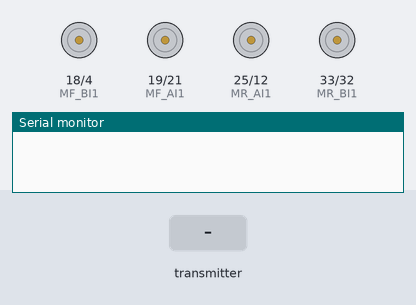
Bench run of a sketch on a simulated ESP32. Shown: motor-driver pin pairs drawn as motors (green arrow = first pin HIGH = forward, orange = second pin HIGH = backward, longer = more drive), the last lines printed to the serial monitor. The inputs (shaded band) are chosen by the test bench.

Above: at 2.2 s.
2.3 s: the transmitter starts sending pbSwitch = 1
At 2.7 s:
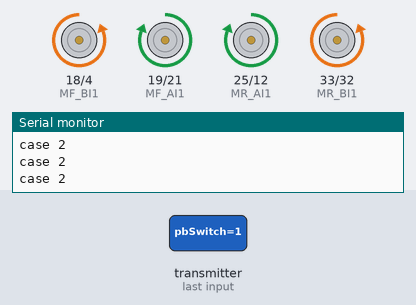
5.3 s: the transmitter starts sending xAxis = 2048
At 6.2 s:
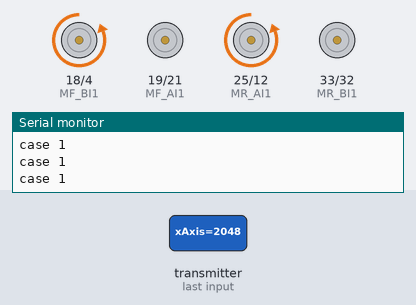
8.3 s: the transmitter starts sending yAxis = 4095
At 8.7 s:
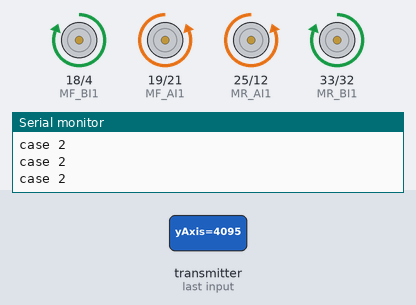
11.3 s: the transmitter starts sending xAxis = 1024
At 12.2 s:
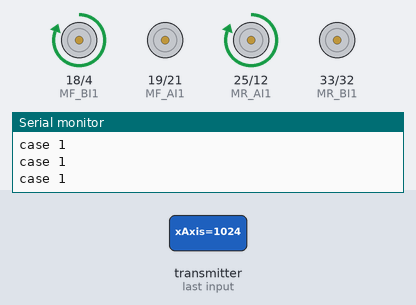
14.3 s: the transmitter starts sending xAxis = 4095
At 15.2 s:
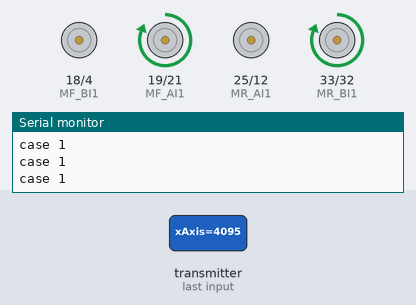
17.3 s: the transmitter starts sending xAxis = 0
At 17.7 s:
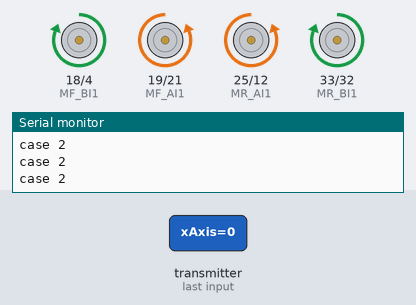
Timing chart, 0 to 21.3 s (numbered marks = the images above; inputs shaded):
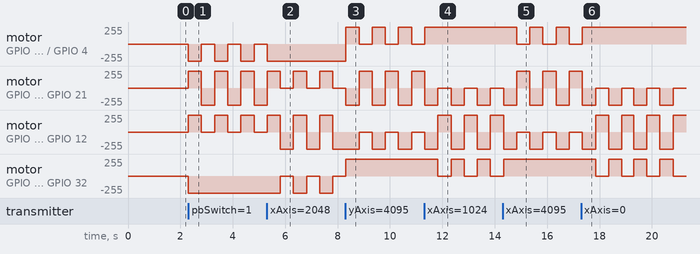

Measured:
- after the input at 2.3 s, motor on GPIO 18 (MF_BI1) / GPIO 4 (MF_BI2): alternates backward 255/255 for 0.50 s and stopped for 0.50 s, starting at once; motor on GPIO 19 (MF_AI1) / GPIO 21 (MF_AI2): alternates forward 255/255 for 0.50 s and backward 255/255 for 0.50 s, starting at once
- after the input at 5.3 s, motor on GPIO 18 (MF_BI1) / GPIO 4 (MF_BI2): goes on until 5.3 s, then stays backward 255/255; motor on GPIO 33 (MR_BI1) / GPIO 32 (MR_BI2): alternates backward 255/255 for 0.50 s and stopped for 0.50 s, starting after 0.51 s
- after the input at 8.3 s, motor on GPIO 18 (MF_BI1) / GPIO 4 (MF_BI2): alternates forward 255/255 for 0.50 s and stopped for 0.50 s, starting at once
- after the input at 11.3 s, motor on GPIO 18 (MF_BI1) / GPIO 4 (MF_BI2): goes on until 11.3 s, then stays forward 255/255; motor on GPIO 33 (MR_BI1) / GPIO 32 (MR_BI2): alternates forward 255/255 for 0.50 s and stopped for 0.50 s, starting after 0.53 s
- after the input at 14.3 s, motor on GPIO 18 (MF_BI1) / GPIO 4 (MF_BI2): alternates forward 255/255 for 0.50 s and stopped for 0.50 s, starting after 0.54 s; motor on GPIO 33 (MR_BI1) / GPIO 32 (MR_BI2): goes on until 14.3 s, then stays forward 255/255
- after the input at 17.3 s, motor on GPIO 18 (MF_BI1) / GPIO 4 (MF_BI2): goes on until 17.3 s, then stays forward 255/255; motor on GPIO 33 (MR_BI1) / GPIO 32 (MR_BI2): alternates forward 255/255 for 0.50 s and stopped for 0.50 s, starting after 0.55 s

The sketch:

mec_robot_car.ino
```cpp
// Include Libraries
#include <esp_now.h>
#include <WiFi.h>
#include <esp_task_wdt.h>

// Watchdog timer period in seconds
#define WDT_TIMEOUT 3

// Define Motor Connections
// Right Front Motor
#define MF_AI1 19
#define MF_AI2 21

// Left Front Motor
#define MF_BI1 18
#define MF_BI2 4

// Right Rear Motor
#define MR_AI1 25
#define MR_AI2 12

// Left Rear Motor
#define MR_BI1 33
#define MR_BI2 32

// Define a data structure for received data
typedef struct struct_message_rcv {
  int xAxis;
  int yAxis;
  bool pbSwitch;
} struct_message_rcv;

// Create a structured object for received data
struct_message_rcv rcvData;

// Define ESP-NOW timeout value
#define SIGNAL_TIMEOUT 500

// Last Receive time
unsigned long lastRecvTime = 0;

// Define Bytes to represent Mecanum Wheel Modes
// Individual bits define TB6612FNG motor driver module input states
// B7 = MF_AI1, B6 = MF_AI2, B5 = MF_BI1, B4 = MF_BI2, B3 = MR_AI1, B2 = MR_AI2, B1 = MR_BI1, B0 = MR_BI2
const byte MEC_STRAIGHT_FORWARD = B10101010;
const byte MEC_STRAIGHT_BACKWARD = B01010101;
const byte MEC_SIDEWAYS_RIGHT = B01101001;
const byte MEC_SIDEWAYS_LEFT = B10010110;
const byte MEC_DIAGONAL_45 = B00101000;
const byte MEC_DIAGONAL_135 = B10000010;
const byte MEC_DIAGONAL_225 = B00010100;
const byte MEC_DIAGONAL_315 = B01000001;
const byte MEC_ROTATE_CLOCKWISE = B01100110;
const byte MEC_ROTATE_COUNTERCLOCKWISE = B10011001;

// Variable for Motor Mode
byte motorModeValue = B00000000;

// Variable for Mecanum Mode
// 0 = Standard, 1 = Rotate, 2 = Pivot Right, 4 = Pivot Left, 5 = Pivot Front, 6 = Pivot Rear
int mecanumModeValue = 0;

// Variables for Joystick values
volatile int joyXaxis = 1880;
volatile int joyYaxis = 1900;

// Variable for Joystick pushbutton state
volatile bool joySwitchState = true;

void setup() {
  // Set up Serial Monitor
  Serial.begin(115200);

  // Set ESP32 as a Wi-Fi Station
  WiFi.mode(WIFI_STA);

  // Disable WiFi sleep mode
  WiFi.setSleep(false);

  // Initilize ESP-NOW
  if (esp_now_init() != ESP_OK) {
    Serial.println("Error initializing ESP-NOW");
    return;
  }

  // Initilize ESP-NOW
  if (esp_now_init() != ESP_OK) {
    return;
  }

  // Register receive callback function
  esp_now_register_recv_cb(OnDataRecv);

  // Set all connections as outputs

  pinMode(MF_AI1, OUTPUT);
  pinMode(MF_AI2, OUTPUT);

  pinMode(MF_BI1, OUTPUT);
  pinMode(MF_BI2, OUTPUT);

  pinMode(MR_AI1, OUTPUT);
  pinMode(MR_AI2, OUTPUT);

  pinMode(MR_BI1, OUTPUT);
  pinMode(MR_BI2, OUTPUT);

  // Enable watchdog timer - true is "panic mode" to restart
  esp_task_wdt_init(WDT_TIMEOUT, true);

  // Add current thread to watchdog timer
  esp_task_wdt_add(NULL);

  // Stop all motors
  stopMotors();

  delay(1000);
}

void loop() {

  //Check timer to see if signal is lost
  unsigned long now = millis();

  if (now - lastRecvTime > SIGNAL_TIMEOUT)
  // Signal is lost
  {

    // Stop all motors
    stopMotors();

    // Set controller values to default
    joyXaxis = 1880;
    joyYaxis = 1900;
    joySwitchState = true;

  }

  else {

    // Drive car using current mode
    driveMecanumMode();

  }

  // Reset watchdog timer
  esp_task_wdt_reset();

  // Short delay
  delay(50);
}
```

a-car-functions.ino
```cpp
void moveMotors(byte dircontrol) {

  // Moves all 4 motors
  // Directions specified in direction byte

  // Right Front Motor
  digitalWrite(MF_AI1, bitRead(dircontrol, 7));
  digitalWrite(MF_AI2, bitRead(dircontrol, 6));

  // Left Front Motor
  digitalWrite(MF_BI1, bitRead(dircontrol, 5));
  digitalWrite(MF_BI2, bitRead(dircontrol, 4));

  // Right Rear Motor
  digitalWrite(MR_AI1, bitRead(dircontrol, 3));
  digitalWrite(MR_AI2, bitRead(dircontrol, 2));

  // Left Rear Motor
  digitalWrite(MR_BI1, bitRead(dircontrol, 1));
  digitalWrite(MR_BI2, bitRead(dircontrol, 0));
  }

void stopMotors() {

  // Stops all motors and motor controllers

  digitalWrite(MF_AI1, 0);
  digitalWrite(MF_AI2, 0);
  digitalWrite(MF_BI1, 0);
  digitalWrite(MF_BI2, 0);
  digitalWrite(MR_AI1, 0);
  digitalWrite(MR_AI2, 0);
  digitalWrite(MR_BI1, 0);
  digitalWrite(MR_BI2, 0);
}
```

b_callbacks.ino
```cpp
// Callback function executed when data is received
void OnDataRecv(const uint8_t *mac, const uint8_t *incomingData, int len) {

  if (len == 0) {
    // No data received, Stop all motors
    stopMotors();

    // Set controller values to default
    joyXaxis = 1880;
    joyYaxis = 1900;
    joySwitchState = true;
    return;
  }

  memcpy(&rcvData, incomingData, sizeof(rcvData));

  // Pass received values to local variables
  joyXaxis = rcvData.xAxis;
  joyYaxis = rcvData.yAxis;
  joySwitchState = rcvData.pbSwitch;

  Serial.println(joyXaxis);
  Serial.println(joyYaxis);
  Serial.println(joySwitchState);

  // Check to see if we are changing Mecanum mode
  if (joySwitchState == true) {
    // Switch was pressed, toggle mecanum mode
    toggleMecanumMode();
  }

  // Update last received time counter
  lastRecvTime = millis();
}
```

c_mecanum-mode.ino
```cpp
void toggleMecanumMode() {
  // Toggle Mecanum Mode value from 0 to 5
  int currentMecMode = mecanumModeValue;

  if (currentMecMode == 1) {
    mecanumModeValue = 0;
  }

  else {
    mecanumModeValue = currentMecMode + 1;
  }
}

void driveMecanumMode() {

  // Pass control to proper Mecanum Mode function
  switch (mecanumModeValue) {

    case 0:
      // Standard driving mode, controlled by joystick
      // Pass joystick values to motorControlMode0 function
      motorControlMode0(joyXaxis, joyYaxis);
      Serial.println("case 1");

      break;

    case 1:
      // Rotate mode, controlled by joystick Y Axis only
      // Pass joystick values to motorControlMode0 function
      motorControlMode1(joyYaxis);
      Serial.println("case 2");

      break;
  }
}
```

d_mode-0.ino
```cpp
// Function to control motors with joystick values - Standard Mode
void motorControlMode0(int xjoystick, int yjoystick) {

  // Variables to hold mode byte
  byte motorCtlMode = B00000000;

  // Define variables
  int xaxis = xjoystick;
  int yaxis = yjoystick;

  // Determine Wheel Mode byte
  if (((xaxis >= 1800) && (xaxis <= 2000)) && (yaxis > 2000)) {
    //Straight Forward
    motorCtlMode = MEC_STRAIGHT_FORWARD;
  }

  else if (((xaxis >= 1800) && (xaxis <= 2000)) && (yaxis < 1800)) {
    //Straight Backward
    motorCtlMode = MEC_STRAIGHT_BACKWARD;
  }

  else if ((xaxis < 1800) && ((yaxis >= 1800) && (yaxis <= 2000))) {
    //Sideways Right
    motorCtlMode = MEC_SIDEWAYS_RIGHT;
  }

  else if ((xaxis > 2000) && ((yaxis >= 1800) && (yaxis <= 2000))) {
    //Sideways Left
    motorCtlMode = MEC_SIDEWAYS_LEFT;
  }

  else if ((xaxis < 1800) && (yaxis > 2000)) {
    //Diagonal 45 Degrees
    motorCtlMode = MEC_DIAGONAL_45;
  }

  else if ((xaxis > 2000) && (yaxis > 2000)) {
    //Diagonal 135 Degrees
    motorCtlMode = MEC_DIAGONAL_135;
  }

  else if ((xaxis > 2000) && (yaxis < 1800)) {
    //Diagonal 225 Degrees
    motorCtlMode = MEC_DIAGONAL_225;
  }

  else if ((xaxis < 1800) && (yaxis < 1800)) {
    //Diagonal 315 Degrees
    motorCtlMode = MEC_DIAGONAL_315;
  }

  // Drive motors(moveMotors will correct any negative speed values)
  moveMotors(motorCtlMode);
}
```

e_mode-1.ino
```cpp
// Function to control motors with joystick values - Rotate Mode
void motorControlMode1(int yjoystick) {

  // Variables to hold mode byte and speed values
  byte motorCtlMode = B00000000;

  // Define variables
  int yaxis = yjoystick;

  // Determine if forward or reverse
  if (yaxis > 2000) {
    // Forward
    motorCtlMode = MEC_ROTATE_CLOCKWISE;
  }

  else if (yaxis < 1800) {
    // Reverse
    motorCtlMode = MEC_ROTATE_COUNTERCLOCKWISE;
  }

  else {
    // Stopped
    motorCtlMode = B00000000;
  }

  // Drive motors & set LED colors (moveMotors will correct any negative speed values)
  moveMotors(motorCtlMode);
}
```
